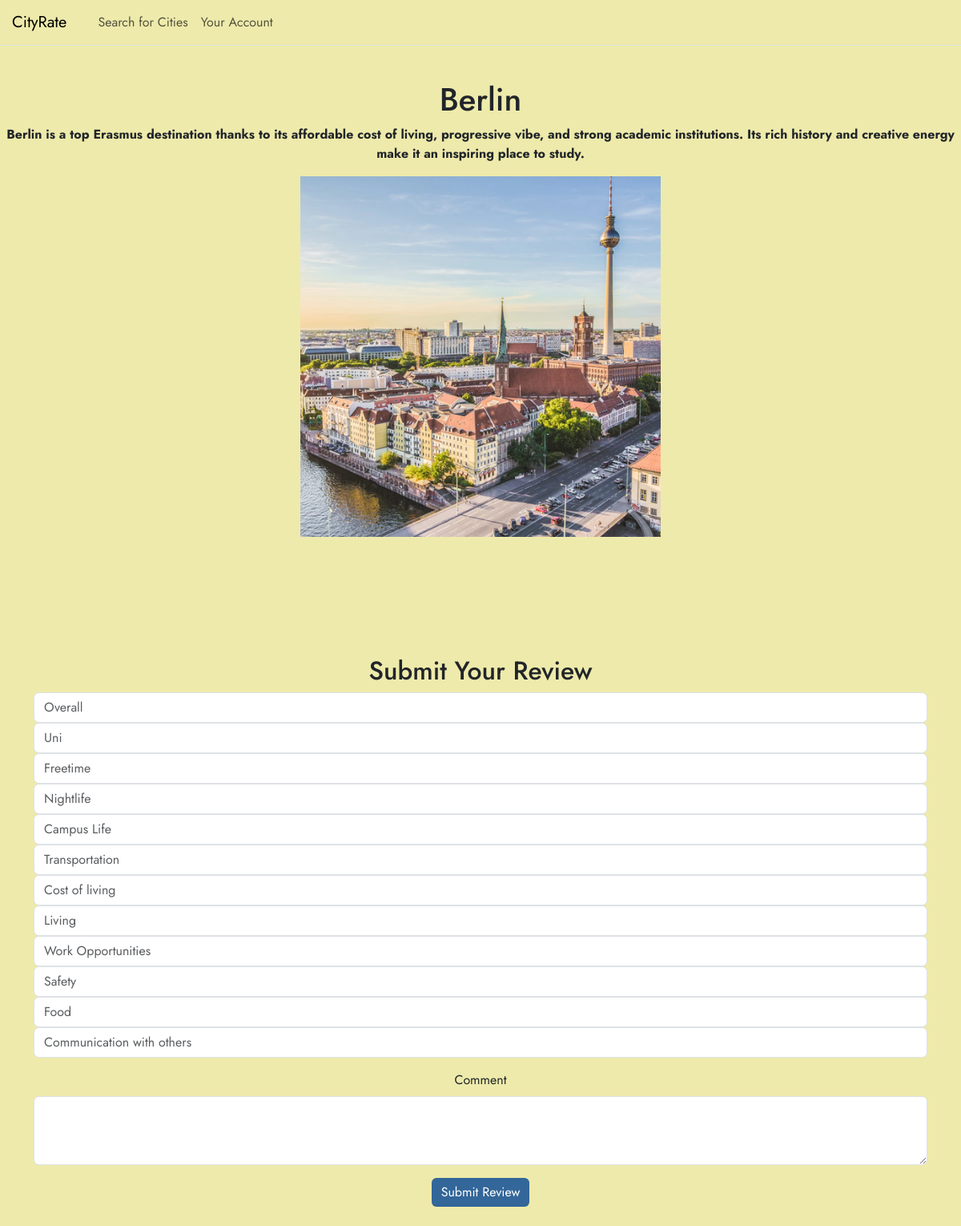
/review/Berlin (signed in), run on the app's committed database.
### tables this page shows
CREATE TABLE city (
    name TEXT PRIMARY KEY NOT NULL,
    description TEXT NOT NULL,
    image_path TEXT
);

### app.py (the view, shortened to what this page needs)
@app.route('/review/<city_name>', methods=['GET', 'POST'])
@login_required
def review(city_name): #cityname wird übergeben
    if not city_name:
        return "No city chosen", 400
    db_con = get_db_con()
    form = ReviewForm()
    city = db_con.execute(
        'SELECT * FROM city WHERE LOWER(name) = LOWER(?)',
        (city_name.lower(),)
    ).fetchone()
    return render_template('review.html', city=city, form=form)

### app.py (called while the page is built)
@login_manager.user_loader #Flask-Login decorator, um eingeloggten Benutzer zu laden
def load_user(user_id):
    return User.get(user_id) #User mit ID wird aus Datenbank geholt

    @staticmethod
    def get(user_id):
        db_con = get_db_con()
        getuser = db_con.execute(
            'SELECT * FROM user WHERE id = ?', (user_id,)).fetchone()
        if getuser:
            return User(id=getuser['id'],username= getuser['username'], password=getuser['password'] )
        return None

### db.py (called while the page is built)
def get_db_con(pragma_foreign_keys = True):
    if 'db_con' not in g:
        g.db_con = sqlite3.connect(
            current_app.config['DATABASE'],
            detect_types=sqlite3.PARSE_DECLTYPES
        )
        g.db_con.row_factory = sqlite3.Row
        if pragma_foreign_keys:
            g.db_con.execute('PRAGMA foreign_keys = ON;')
    return g.db_con

def close_db_con(e=None):
    db_con = g.pop('db_con', None)
    if db_con is not None:
        db_con.close()

### templates/review.html (shortened to what this page needs)
{% from 'bootstrap5/nav.html' import render_nav_item %}
<!DOCTYPE html>
<html>
<head>
    {{ bootstrap.load_css() }}
<link rel="stylesheet" href="{{ url_for('static', filename='css/style.css') }}">
</head>
<body>
  <nav class="navbar navbar-expand-xl border-bottom mb-3 fixed-top">
        <div class="container-fluid px-0">
            <a class="navbar-brand" href="{{ url_for('home') }}"  style ="padding-left: 15px;" >CityRate</a>
            <div class="collapse navbar-collapse" id="menu">
    <ul class="navbar-nav me-auto mb-2 mb-lg-0" style="padding-left: 15px;">
        {{ render_nav_item('search', 'Search for Cities') }}
        {{ render_nav_item('profile', 'Your Account') }}
    </ul>
</div>
        </div>
    </nav>
    <header>
        <h1>{{ city['name'] }}</h1>
        <p class="fw-bold mb-3 text-center">{{ city['description'] }}</p>
       <img src="{{ url_for('static', filename='images/' ~ city['image_path']) }}" alt="{{ city['name'] }}" class="city-image">
    </header>
    <main class="container mt-5">
    <h2 class="text-center">Submit Your Review</h2>
    <form method="POST" class="mb-4">
        <div class="mb-3">
            {{ form.overall_rating(class="form-control", placeholder="Overall", min=1, max=5) }}
            {{ form.uni_rating(class="form-control", placeholder="Uni", min=1, max=5) }}
            {{ form.freetime_rating(class="form-control", placeholder="Freetime", min=1, max=5) }}
            {{ form.nightime_rating(class="form-control", placeholder="Nightlife", min=1, max=5) }}
            {{ form.campus_life_rating(class="form-control", placeholder="Campus Life", min=1, max=5) }}
            {{ form.transportation_rating(class="form-control", placeholder="Transportation", min=1, max=5) }}
            {{ form.cost_rating(class="form-control", placeholder="Cost of living", min=1, max=5) }}
            {{ form.living_rating(class="form-control", placeholder="Living", min=1, max=5) }}
            {{ form.workopportunities_rating(class="form-control", placeholder="Work Opportunities",  min=1, max=5) }}
            {{ form.safety_rating(class="form-control", placeholder="Safety", min=1, max=5) }}
            {{ form.food_rating(class="form-control", placeholder="Food", min=1, max=5) }}
            {{ form.comunication_rating(class="form-control", placeholder="Communication with others", min=1, max=5) }}
        </div>
        <div class="mb-3">
            {{ form.comment.label(class="form-label") }}
            {{ form.comment(class="form-control", rows=3) }}
        </div>
        <button type="submit" class="btn custom-button1">{{ form.submit.label.text }}
        </button>
    </form>
</main>
</body>
</html>

### static/css/style.css (style rules this page uses)
h1, h2, h3, h4, h5, h6 { text-align: center; }
body { padding-top: 100px; background-color: #EEEAAB; font-family: 'Jost', sans-serif; }
main { background-color: #EEEAAB; font-family: 'Jost', sans-serif; text-align: center; padding-top: 100px; }
nav.navbar { background-color: #EEEAAB; opacity: 1; }
.custom-button1 { background-color: #336699; color: white; border: none; }

### templates/review.html (style rules this page uses)
.city-image { width: 450px; height: 450px; object-fit: cover; display: block; margin: 0 auto; }

### data on the page
city: name "Berlin", description "Berlin is a top Erasmus destination thanks to its affordable cost of living, progressive vibe, and strong academic institutions. Its rich history and creative energy make it an inspiring place to study.", image_path (picture)

### other printed values
{{ render_nav_item('search', 'Search for Cities') }} "Search for Cities"
{{ render_nav_item('profile', 'Your Account') }} "Your Account"
